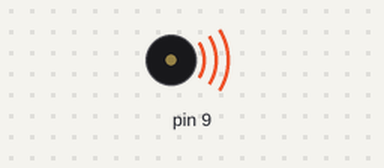
A sketch run on a simulated Arduino Uno, built with avr-gcc and run on an emulated ATmega328P. Parts: buzzer (waves = sounding). At 0.0 s the program stops and its outputs stay as they are.

Above: at 0.1 s.
Timing chart, 0 to 1.5 s (numbered marks = the images above):
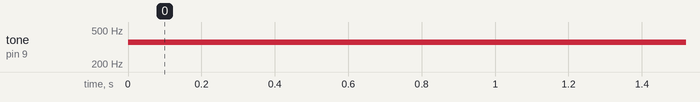

Measured:
- by itself, tone on pin 9: silent → 360 Hz at 0.00 s

The sketch:

question_1.ino
```cpp
//QUESTION 1: Create a loop of different frequencies (any range)


void setup()
{

  for (int i =200; 1<8000; i++) //loops from 200hz - 8000hz
  {
  tone (9,360,4000); // 360hz for 4 seconds
  delay(10);
  }

}
```
